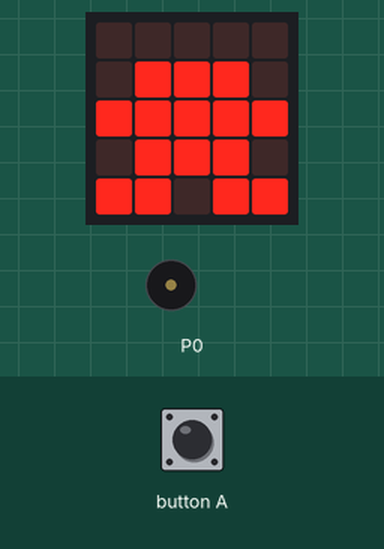
Recording of a program running on a simulated BBC micro:bit (MakeCode). Parts: the board's 5×5 LED display, buzzer (waves = sounding). Inputs (shaded band) come from the test bench.

Above: at 1.2 s.
1.3 s: button A pressed for 0.15 s
At 2.07 s:
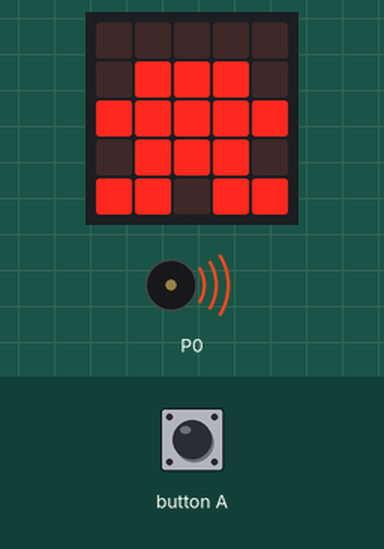
At 4.1 s:
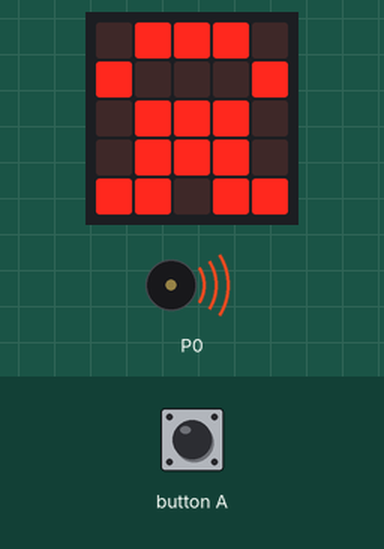
Timing chart, 0 to 8.0 s (numbered marks = the images above; inputs shaded):
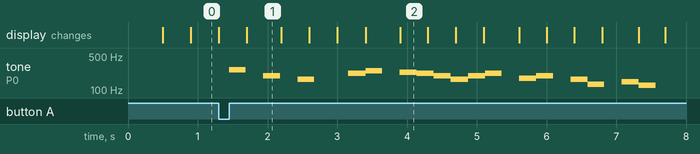

Measured:
- after the input at 1.3 s, tone on P0: plays 262 Hz for 0.24 s, 196 Hz for 0.24 s, 165 Hz for 0.24 s, 220 Hz for 0.25 s, 247 Hz for 0.24 s, 233 Hz for 0.25 s … (17 notes in this stretch), starting after 0.15 s
- what the display in image 1 shows lasts 0.5 s, from 1.7 s to 2.2 s
- what the display in image 2 shows lasts 0.4 s, from 3.9 s to 4.3 s

The program:

main.ts
```typescript
input.onButtonPressed(Button.A, function () {
    music.playTone(262, music.beat(BeatFraction.Whole))
    music.rest(music.beat(BeatFraction.Whole))
    music.playTone(196, music.beat(BeatFraction.Whole))
    music.rest(music.beat(BeatFraction.Whole))
    music.playTone(165, music.beat(BeatFraction.Whole))
    music.rest(music.beat(BeatFraction.Double))
    music.playTone(220, music.beat(BeatFraction.Whole))
    music.playTone(247, music.beat(BeatFraction.Whole))
    music.rest(music.beat(BeatFraction.Whole))
    music.playTone(233, music.beat(BeatFraction.Whole))
    music.playTone(220, music.beat(BeatFraction.Whole))
    music.playTone(196, music.beat(BeatFraction.Whole))
    music.playTone(165, music.beat(BeatFraction.Whole))
    music.playTone(196, music.beat(BeatFraction.Whole))
    music.playTone(220, music.beat(BeatFraction.Whole))
    music.rest(music.beat(BeatFraction.Whole))
    music.playTone(175, music.beat(BeatFraction.Whole))
    music.playTone(196, music.beat(BeatFraction.Whole))
    music.rest(music.beat(BeatFraction.Whole))
    music.playTone(165, music.beat(BeatFraction.Whole))
    music.playTone(131, music.beat(BeatFraction.Whole))
    music.rest(music.beat(BeatFraction.Whole))
    music.playTone(147, music.beat(BeatFraction.Whole))
    music.playTone(126, music.beat(BeatFraction.Whole))
})
music.setTempo(250)
control.inBackground(function () {
    while (true) {
        basic.showLeds(`
            . . . . .
            . # # # .
            # # # # #
            . # # # .
            # # . # #
            `)
        basic.pause(100)
        basic.showLeds(`
            . # # # .
            # . . . #
            . # # # .
            . # # # .
            # # . # #
            `)
        basic.showLeds(`
            . . . . .
            . # # # .
            # # # # #
            . # # # .
            # # . # #
            `)
        basic.showLeds(`
            . # # # .
            # . . . #
            . # # # .
            . # # # .
            # # . # #
            `)
    }
})
```

test.ts
```typescript
// здесь помещаются тесты; они не будут скомпилированы, пока пакет используется в качестве расширения.
```
